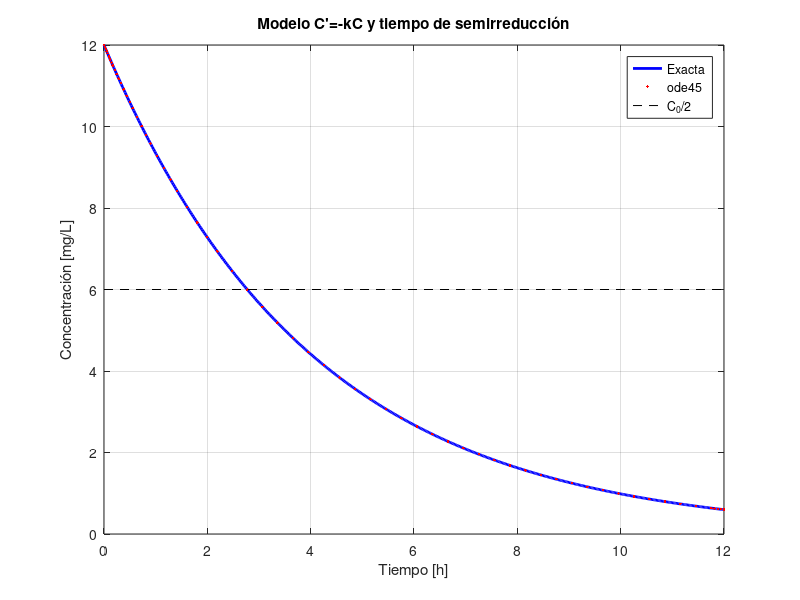
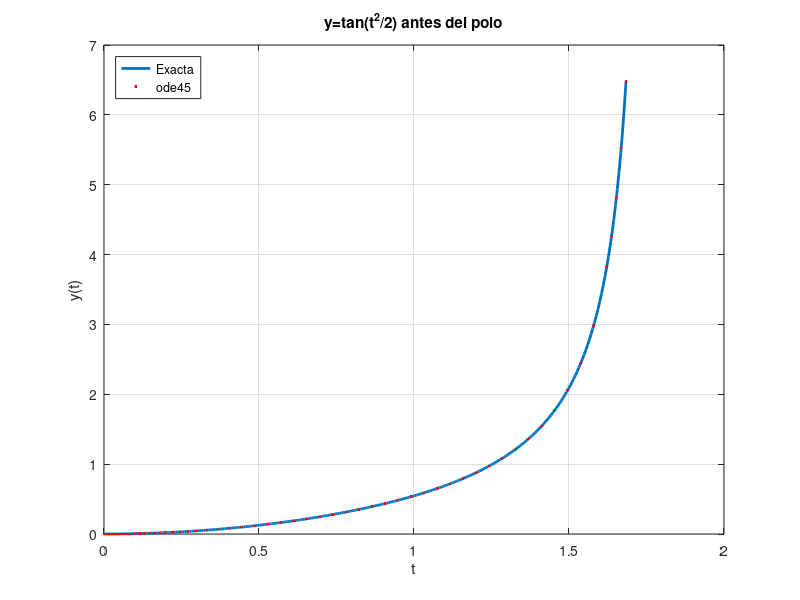
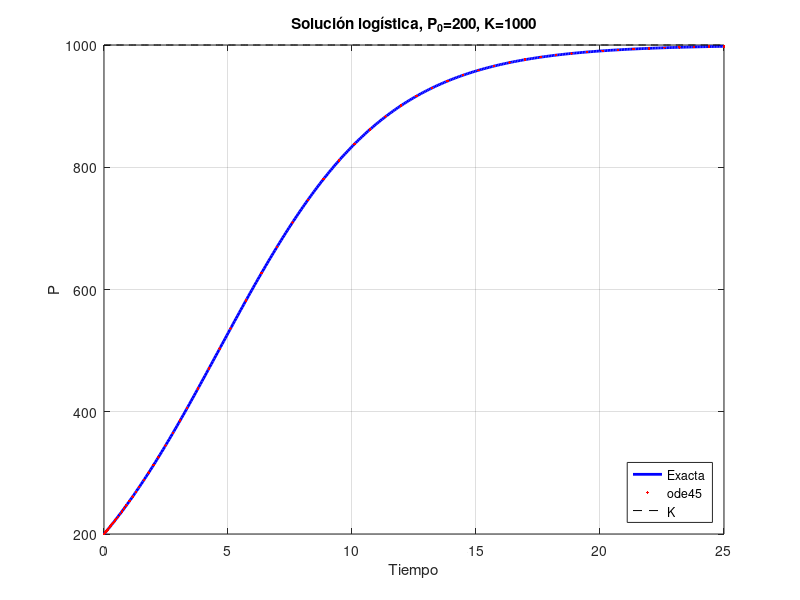
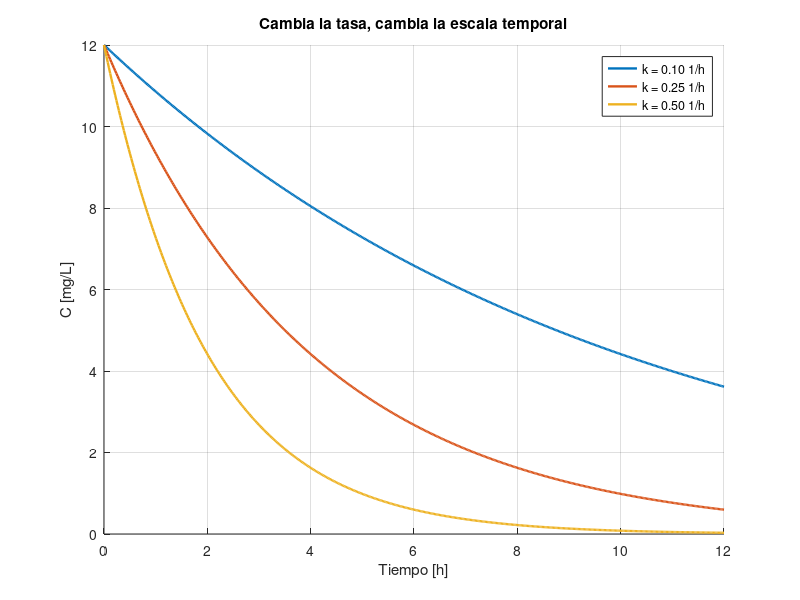

Recreate these plots in MATLAB, in order.
%% CAPÍTULO 4 | ECUACIONES SEPARABLES Y APLICACIONES
% UCACUE | Matemática Avanzada | Ingeniería Civil
% Tres casos: decaimiento, tangente con dominio y crecimiento logístico.
clc; close all; clearvars;

%% 1. Reducción de concentración: C'=-k*C
k=0.25; C0=12; tf=12; t=linspace(0,tf,501);
Cexacta=C0*exp(-k*t);
[tn,Cn]=ode45(@(t,C)-k*C,[0 tf],C0);
figure('Name','C4: concentración');
plot(t,Cexacta,'b','LineWidth',2);hold on;
plot(tn,Cn,'r.');
plot([0 tf],[C0/2 C0/2],'k--');grid on;
xlabel('Tiempo [h]');ylabel('Concentración [mg/L]');
title('Modelo C''=-kC y tiempo de semirreducción');
legend('Exacta','ode45','C_0/2','Location','northeast');
fprintf('C4 - t_mitad = %.5f h\n',log(2)/k);

%% 2. EDO separable y'=t(1+y^2), y(0)=0
% Solución y=tan(t^2/2) definida en (-sqrt(pi), sqrt(pi)).
tlim=sqrt(pi);t2=linspace(0,0.95*tlim,300);
y2=tan(t2.^2/2);
[t2n,y2n]=ode45(@(t,y)t*(1+y.^2),[0 0.95*tlim],0);
figure('Name','C4: dominio y singularidad');
plot(t2,y2,'LineWidth',2);hold on;
plot(t2n,y2n,'r.');grid on;
xlabel('t');ylabel('y(t)');title('y=tan(t^2/2) antes del polo');
legend('Exacta','ode45','Location','northwest');
fprintf('C4 - Primer polo positivo en t=%.6f\n',tlim);

%% 3. Crecimiento logístico: P'=r*P*(1-P/K)
r=0.30; K=1000; P0=200;
t3=linspace(0,25,400);
P=K./(1+(K/P0-1)*exp(-r*t3));
[t3n,Pn]=ode45(@(t,P)r*P*(1-P/K),[0 25],P0);
figure('Name','C4: crecimiento logístico');
plot(t3,P,'b','LineWidth',2); hold on;
plot(t3n,Pn,'r.');
plot(t3,K*ones(size(t3)),'k--');grid on;
xlabel('Tiempo');ylabel('P');
title('Solución logística, P_0=200, K=1000');
legend('Exacta','ode45','K','Location','southeast');
fprintf('C4 - Tiempo hasta P=500: %.4f\n',log(4)/r);

%% 4. Sensibilidad de la tasa de decaimiento
figure('Name','C4: sensibilidad k'); hold on;
for kj=[0.10 0.25 0.50]
    plot(t,C0*exp(-kj*t),'LineWidth',1.7,...
        'DisplayName',sprintf('k = %.2f 1/h',kj));
end
grid on; xlabel('Tiempo [h]');ylabel('C [mg/L]');
legend('Location','northeast');title('Cambia la tasa, cambia la escala temporal');

%% ACTIVIDADES
% A1: identifique todas las soluciones de equilibrio antes de dividir.
% A2: determine intervalos de definición de ecuaciones con tangente.
% A3: contraste crecimiento desde P0<K y P0>K.
% A4: describa limitaciones de estos modelos en situaciones reales.
